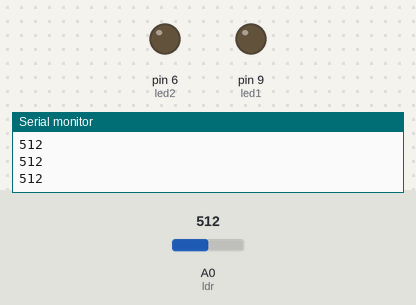
The sketch below on a simulated Arduino Uno, built with avr-gcc and run on an emulated ATmega328P. Shown: output pins drawn as LEDs (lit = HIGH), the last lines printed to the serial monitor. Inputs (shaded band) come from the test bench; at power-on: A0 (ldr) = 512.

Above: at 1.2 s.
1.3 s: A0 (ldr) set to 110
2.8 s: A0 (ldr) set to 90
At 3.9 s:
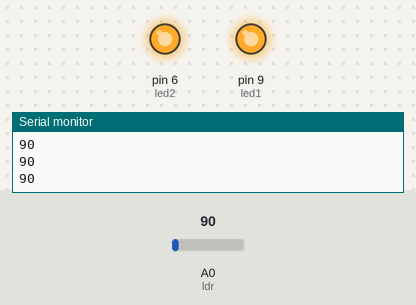
4.3 s: A0 (ldr) set to 122
At 5.1 s:
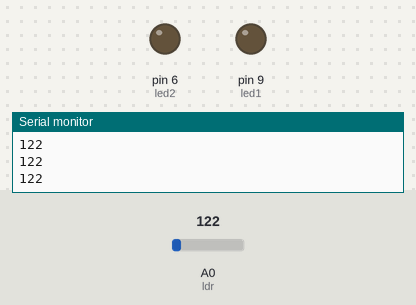
5.8 s: A0 (ldr) set to 0
At 6.2 s:
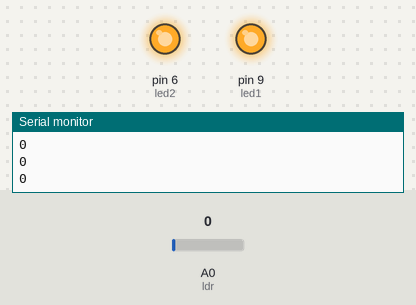
Timing chart, 0 to 8.3 s (numbered marks = the images above; inputs shaded):
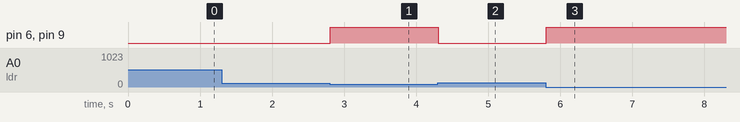

The sketch:

aula0408manha2.ino
```cpp
int led1 = 9;
int led2 = 6;
int ldr = A0;
int valor = 0;
void setup() {
  Serial.begin(9600);
  pinMode(ldr, INPUT);
  pinMode(led1, OUTPUT);
  pinMode(led2, OUTPUT);
}

void loop() {
  int valor = analogRead(ldr);
  Serial.println(valor);
  if(valor <= 100){
    digitalWrite(led1, HIGH);
    digitalWrite(led2, HIGH);
  }else{
    digitalWrite(led1, LOW);
    digitalWrite(led2, LOW);
  }
}
```

Measured:
- the behaviour switches between 101 and 100 on A0 (ldr) (found by bisection; images 0 and 1)
- after the input at 2.8 s, pin 6 (led2), pin 9 (led1): LOW → HIGH at once
- after the input at 4.3 s, pin 6 (led2), pin 9 (led1): HIGH → LOW at once
- after the input at 5.8 s, pin 6 (led2), pin 9 (led1): LOW → HIGH at once
